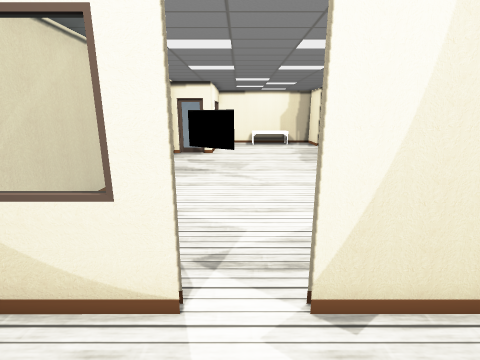
View 1 (above)

21 first-person views from a walk through a Unity game level. The camera is 1.5 m above the floor, tilts 14° down and sees 85° across. Doors are open. The floor is counted in squares, 0.5 m on a side. Each view is taken from the middle of a square. On the plan, view 1 faces up. The plan holds only what a view shows up to about 19 squares ahead; the rest is blank. The place goes on beyond the plan. Some animated figures are not drawn. Some surface patterns are stand-ins.

View 2
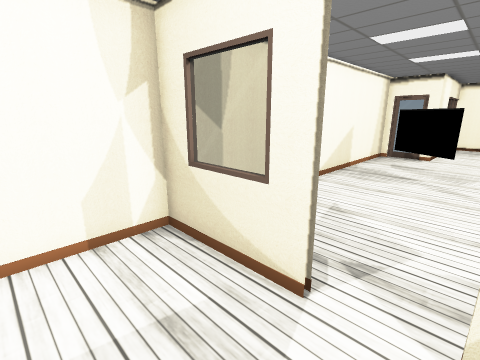

View 3
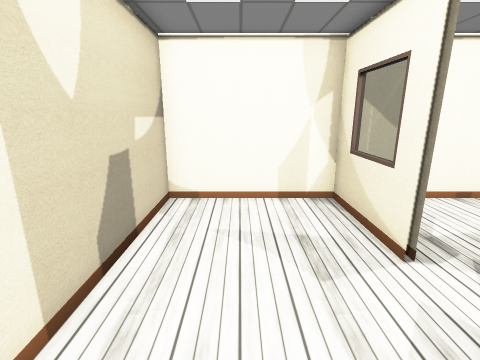

View 4
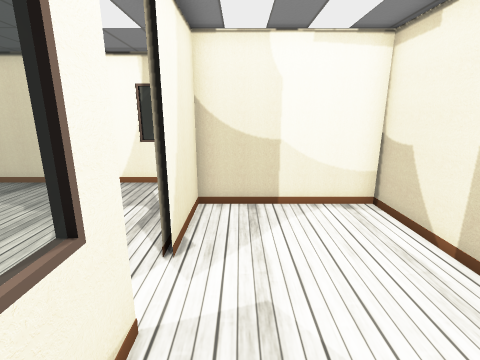

View 5
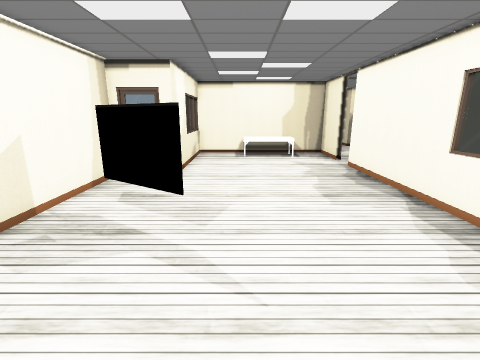

View 6
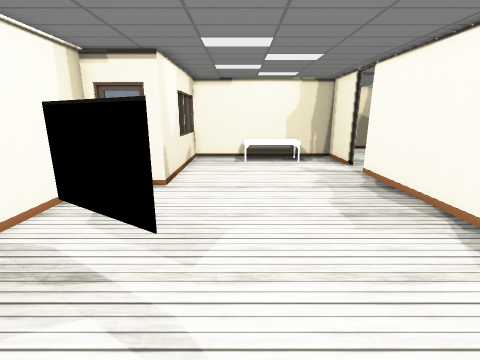

View 7
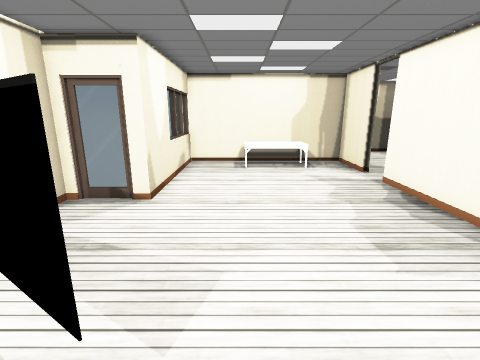

View 8
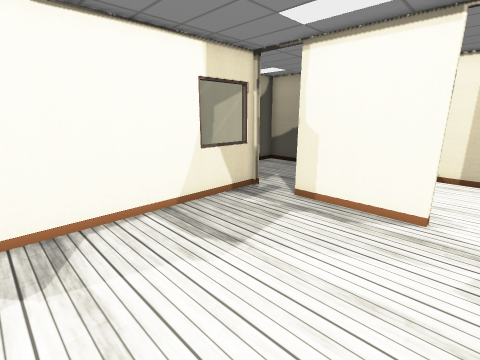

View 9
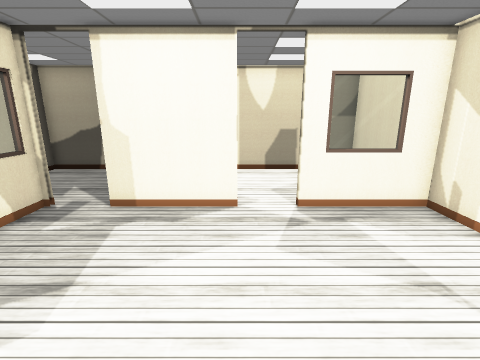

View 10
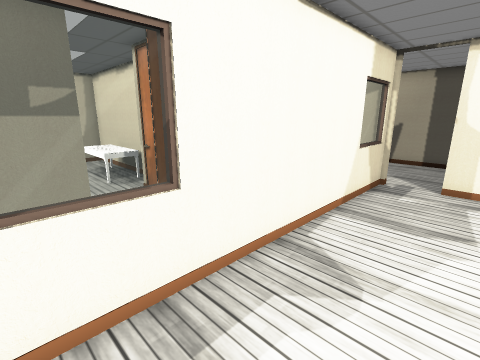

View 11
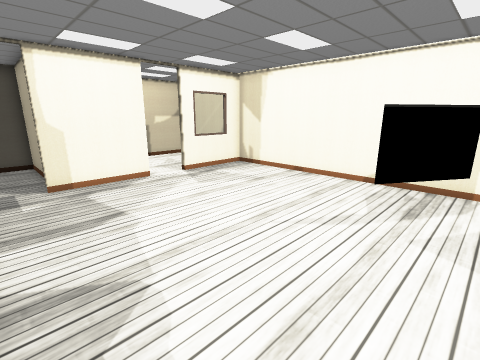

View 12
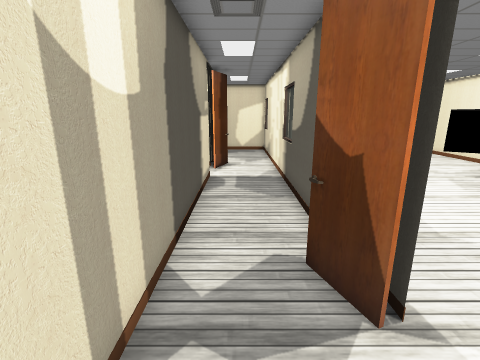

View 13
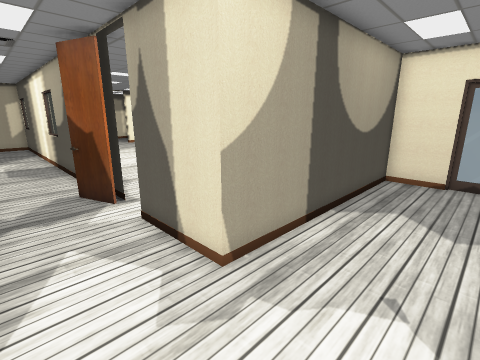

View 14
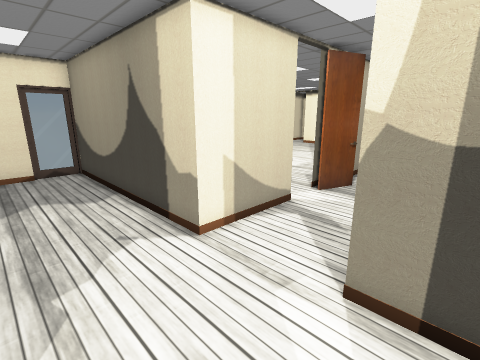

View 15
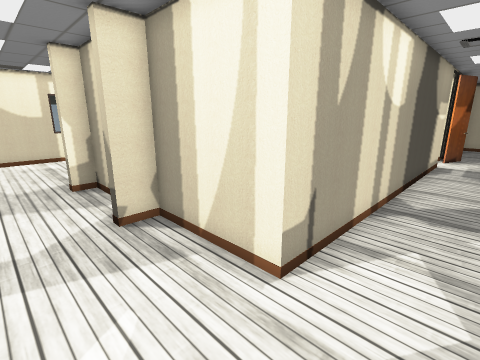

View 16
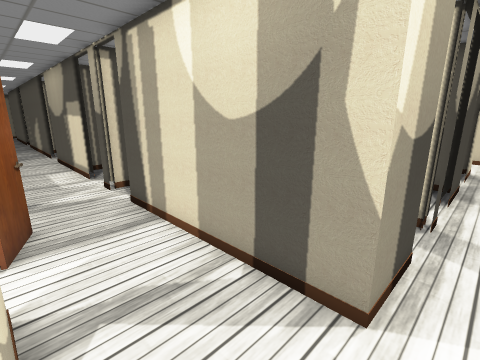

View 17
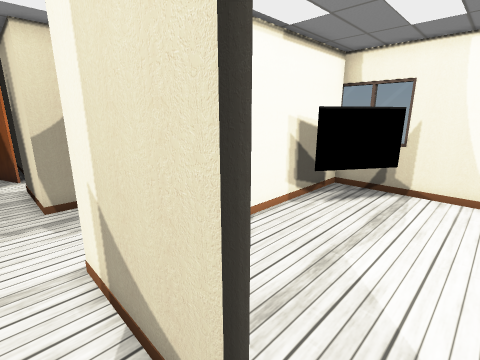

View 18
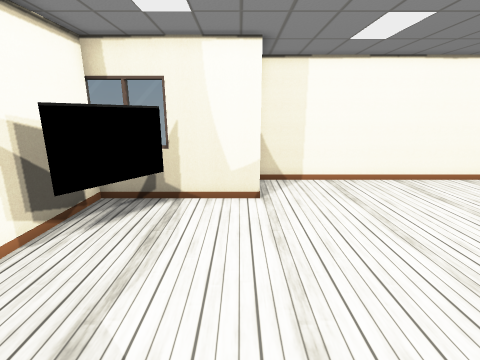

View 19
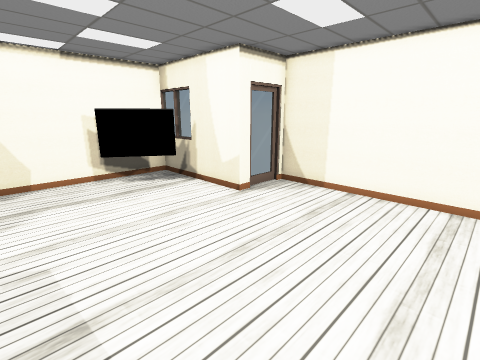

View 20
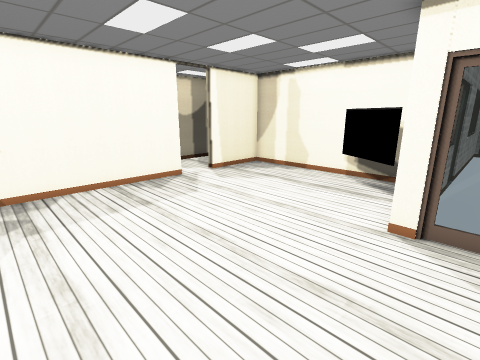

View 21
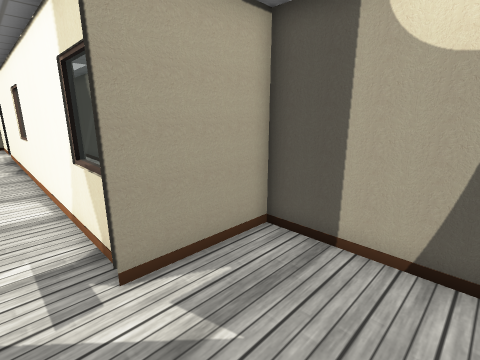

### Floor plan
Ten units are one square. View 1 is at (0, 0); x grows to the right and y downward. Boxes are objects, and circles mark ways between rooms. Rooms are numbered by the first view taken in them; rooms with no view inside come last. Other rooms are left out.
<svg viewBox="-59 -480 309 511">
<path fill="none" stroke="#000" d="M-9 -35 -54 -35M19 -36 10 -36M-53 -34 -53 26 46 26 46 -35 10 -35M-30 -213 -49 -213M-53 -211 -53 -34M76 -256 76 -292 -26 -292M79 -256 79 -266M10 -37 54 -37M72 -35 80 -35M-22 -290 -22 -211 -30 -211M76 -35 76 -237M-54 -37 -9 -37M140 -340 115 -340 115 -420M168 -340 159 -340M79 -378 79 -337 -27 -337M76 -378 76 -373M79 -240 86 -221M76 -238 76 -195M194 -297 209 -297M76 -403 76 -396M209 -306 214 -306M209 -341 186 -341M87 -414 80 -395M214 -340 186 -340M79 -195 79 -136M115 -442 115 -447M-22 -320 -22 -290M79 -439 79 -433M-24 -294 79 -294 79 -256M245 -340 234 -340M115 -466 115 -475M117 -466 117 -475M115 -140 115 -294 161 -294 161 -306 165 -306M-30 -397 -22 -397 -22 -332M76 -396 76 -467M-48 -395 -29 -395M-26 -339 76 -339 76 -377M-51 -475 -51 -396M49 -4 49 26 115 26 115 -35 76 -35"/>
<rect x="-35" y="-155" width="30" height="20" fill="#bbb"><title>other object</title></rect>
<rect x="5" y="-285" width="50" height="20" fill="#bbb"><title>table</title></rect>
<rect x="-15" y="-365" width="30" height="20" fill="#bbb"><title>other object</title></rect>
<circle cx="0" cy="-35" r="3" fill="#2a7"/>
<circle cx="80" cy="-245" r="3" fill="#2a7"/>
<circle cx="65" cy="-35" r="3" fill="#2a7"/>
<circle cx="80" cy="-385" r="3" fill="#2a7"/>
<text x="0" y="0">1</text>
<text x="20" y="-160">2</text>
<text x="110" y="-310">3</text>
<text x="20" y="-410">4</text>
<text x="80" y="0">5</text>
</svg>
Room 1 opens to room 2. Room 2 opens to room 3. Room 2 opens to room 5. Room 3 opens to room 4.

Where each view was taken, in squares from view 1:
view 1: 0 up, 0 right, facing up
view 2: 0 up, 1 right, facing up-left
view 3: 0 up, 4 right, facing left
view 4: 2 up, 4 left, facing right
view 5: 8 up, 1 right, facing up
view 6: 10 up, 1 right, facing up
view 7: 12 up, 1 right, facing up
view 8: 12 up, 0 right, facing down-right
view 9: 12 up, 1 right, facing down
view 10: 16 up, 4 right, facing down-right
view 11: 16 up, 7 right, facing down-left
view 12: 27 up, 10 right, facing down
view 13: 33 up, 11 right, facing down-left
view 14: 30 up, 13 right, facing up-left
view 15: 33 up, 9 right, facing down-right
view 16: 33 up, 8 right, facing up-right
view 17: 39 up, 9 right, facing down-left
view 18: 39 up, 7 right, facing left
view 19: 47 up, 5 right, facing down-left
view 20: 47 up, 4 left, facing down-right
view 21: 1 down, 6 right, facing up-right
